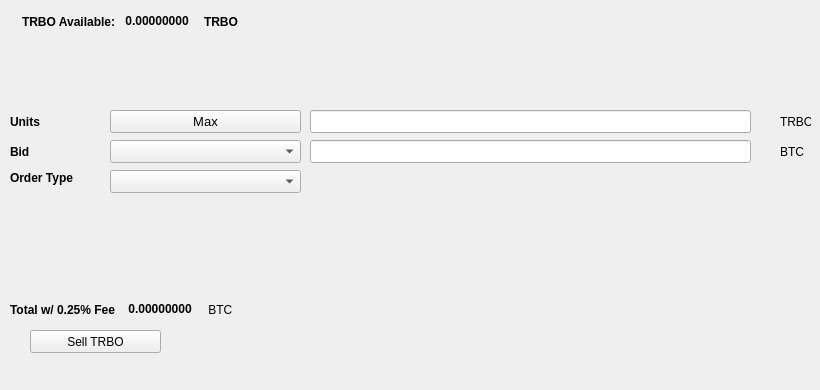
   <widget class="QWidget" name="SellTab">
    <attribute name="title">
     <string>Sell</string>
    </attribute>
    <widget class="QLabel" name="label_16">
     <property name="geometry">
      <rect>
       <x>780</x>
       <y>140</y>
       <width>31</width>
       <height>23</height>
      </rect>
     </property>
     <property name="text">
      <string>BTC</string>
     </property>
    </widget>
    <widget class="QComboBox" name="SellBidcomboBox">
     <property name="geometry">
      <rect>
       <x>110</x>
       <y>140</y>
       <width>191</width>
       <height>23</height>
      </rect>
     </property>
     <property name="font">
      <font>
       <pointsize>10</pointsize>
      </font>
     </property>
    </widget>
    <widget class="QLabel" name="label_18">
     <property name="geometry">
      <rect>
       <x>10</x>
       <y>110</y>
       <width>46</width>
       <height>23</height>
      </rect>
     </property>
     <property name="font">
      <font>
       <weight>75</weight>
       <bold>true</bold>
      </font>
     </property>
     <property name="text">
      <string>Units</string>
     </property>
    </widget>
    <widget class="QPushButton" name="Sell_Max_Amount">
     <property name="geometry">
      <rect>
       <x>110</x>
       <y>110</y>
       <width>191</width>
       <height>23</height>
      </rect>
     </property>
     <property name="font">
      <font>
       <pointsize>10</pointsize>
      </font>
     </property>
     <property name="text">
      <string>Max</string>
     </property>
    </widget>
    <widget class="QLabel" name="label_20">
     <property name="geometry">
      <rect>
       <x>10</x>
       <y>170</y>
       <width>91</width>
       <height>16</height>
      </rect>
     </property>
     <property name="font">
      <font>
       <weight>75</weight>
       <bold>true</bold>
      </font>
     </property>
     <property name="text">
      <string>Order Type</string>
     </property>
    </widget>
    <widget class="QComboBox" name="SellOrdertypeCombo">
     <property name="geometry">
      <rect>
       <x>110</x>
       <y>170</y>
       <width>191</width>
       <height>23</height>
      </rect>
     </property>
     <property name="font">
      <font>
       <pointsize>10</pointsize>
      </font>
     </property>
    </widget>
    <widget class="QLabel" name="label_21">
     <property name="geometry">
      <rect>
       <x>10</x>
       <y>140</y>
       <width>46</width>
       <height>23</height>
      </rect>
     </property>
     <property name="font">
      <font>
       <weight>75</weight>
       <bold>true</bold>
      </font>
     </property>
     <property name="text">
      <string>Bid</string>
     </property>
    </widget>
    <widget class="QLabel" name="label_22">
     <property name="geometry">
      <rect>
       <x>780</x>
       <y>110</y>
       <width>31</width>
       <height>23</height>
      </rect>
     </property>
     <property name="text">
      <string>TRBO</string>
     </property>
    </widget>
    <widget class="QLineEdit" name="UnitsInputTRBO">
     <property name="geometry">
      <rect>
       <x>310</x>
       <y>110</y>
       <width>441</width>
       <height>23</height>
      </rect>
     </property>
     <property name="font">
      <font>
       <pointsize>9</pointsize>
       <weight>75</weight>
       <bold>true</bold>
      </font>
     </property>
    </widget>
    <widget class="QLineEdit" name="SellBidPriceEdit">
     <property name="geometry">
      <rect>
       <x>310</x>
       <y>140</y>
       <width>441</width>
       <height>23</height>
      </rect>
     </property>
     <property name="font">
      <font>
       <pointsize>9</pointsize>
       <weight>75</weight>
       <bold>true</bold>
      </font>
     </property>
    </widget>
    <widget class="QPushButton" name="SellTRBOBTN">
     <property name="geometry">
      <rect>
       <x>30</x>
       <y>330</y>
       <width>131</width>
       <height>23</height>
      </rect>
     </property>
     <property name="text">
      <string>Sell TRBO</string>
     </property>
     <property name="icon">
      <iconset resource="../trbo">
       <normaloff>:/icons/bitcoin</normaloff>:/icons/bitcoin</iconset>
     </property>
    </widget>
    <widget class="QWidget" name="layoutWidget3">
     <property name="geometry">
      <rect>
       <x>22</x>
       <y>12</y>
       <width>258</width>
       <height>19</height>
      </rect>
     </property>
     <layout class="QHBoxLayout" name="horizontalLayout">
      <item>
       <widget class="QLabel" name="label232_2">
        <property name="font">
         <font>
          <weight>75</weight>
          <bold>true</bold>
         </font>
        </property>
        <property name="text">
         <string>TRBO Available:</string>
        </property>
       </widget>
      </item>
      <item>
       <widget class="QLabel" name="TRBOAvailableLabel">
        <property name="palette">
         <palette>
          <active>
           <colorrole role="WindowText">
            <brush brushstyle="SolidPattern">
             <color alpha="255">
              <red>0</red>
              <green>0</green>
              <blue>0</blue>
             </color>
            </brush>
           </colorrole>
           <colorrole role="Button">
            <brush brushstyle="SolidPattern">
             <color alpha="255">
              <red>0</red>
              <green>170</green>
              <blue>0</blue>
             </color>
            </brush>
           </colorrole>
           <colorrole role="Light">
            <brush brushstyle="SolidPattern">
             <color alpha="255">
              <red>0</red>
              <green>255</green>
              <blue>0</blue>
             </color>
            </brush>
           </colorrole>
           <colorrole role="Midlight">
            <brush brushstyle="SolidPattern">
             <color alpha="255">
              <red>0</red>
              <green>212</green>
              <blue>0</blue>
             </color>
            </brush>
           </colorrole>
           <colorrole role="Dark">
            <brush brushstyle="SolidPattern">
             <color alpha="255">
              <red>0</red>
              <green>85</green>
              <blue>0</blue>
             </color>
            </brush>
           </colorrole>
           <colorrole role="Mid">
            <brush brushstyle="SolidPattern">
             <color alpha="255">
              <red>0</red>
              <green>113</green>
              <blue>0</blue>
             </color>
            </brush>
           </colorrole>
           <colorrole role="Text">
            <brush brushstyle="SolidPattern">
             <color alpha="255">
              <red>0</red>
              <green>170</green>
              <blue>0</blue>
             </color>
            </brush>
           </colorrole>
           <colorrole role="BrightText">
            <brush brushstyle="SolidPattern">
             <color alpha="255">
              <red>255</red>
              <green>255</green>
              <blue>255</blue>
             </color>
            </brush>
           </colorrole>
           <colorrole role="ButtonText">
            <brush brushstyle="SolidPattern">
             <color alpha="255">
              <red>0</red>
              <green>0</green>
              <blue>0</blue>
             </color>
            </brush>
           </colorrole>
           <colorrole role="Base">
            <brush brushstyle="SolidPattern">
             <color alpha="255">
              <red>255</red>
              <green>255</green>
              <blue>255</blue>
             </color>
            </brush>
           </colorrole>
           <colorrole role="Window">
            <brush brushstyle="SolidPattern">
             <color alpha="255">
              <red>0</red>
              <green>170</green>
              <blue>0</blue>
             </color>
            </brush>
           </colorrole>
           <colorrole role="Shadow">
            <brush brushstyle="SolidPattern">
             <color alpha="255">
              <red>0</red>
              <green>0</green>
              <blue>0</blue>
             </color>
            </brush>
           </colorrole>
           <colorrole role="AlternateBase">
            <brush brushstyle="SolidPattern">
             <color alpha="255">
              <red>127</red>
              <green>212</green>
              <blue>127</blue>
             </color>
            </brush>
           </colorrole>
           <colorrole role="ToolTipBase">
            <brush brushstyle="SolidPattern">
             <color alpha="255">
              <red>255</red>
              <green>255</green>
              <blue>220</blue>
             </color>
            </brush>
           </colorrole>
           <colorrole role="ToolTipText">
            <brush brushstyle="SolidPattern">
             <color alpha="255">
              <red>0</red>
              <green>0</green>
              <blue>0</blue>
             </color>
            </brush>
           </colorrole>
          </active>
          <inactive>
           <colorrole role="WindowText">
            <brush brushstyle="SolidPattern">
             <color alpha="255">
              <red>0</red>
              <green>0</green>
              <blue>0</blue>
             </color>
            </brush>
           </colorrole>
           <colorrole role="Button">
            <brush brushstyle="SolidPattern">
             <color alpha="255">
              <red>0</red>
              <green>170</green>
              <blue>0</blue>
             </color>
            </brush>
           </colorrole>
           <colorrole role="Light">
            <brush brushstyle="SolidPattern">
             <color alpha="255">
              <red>0</red>
              <green>255</green>
              <blue>0</blue>
             </color>
            </brush>
           </colorrole>
           <colorrole role="Midlight">
            <brush brushstyle="SolidPattern">
             <color alpha="255">
              <red>0</red>
              <green>212</green>
              <blue>0</blue>
             </color>
            </brush>
           </colorrole>
           <colorrole role="Dark">
            <brush brushstyle="SolidPattern">
             <color alpha="255">
              <red>0</red>
              <green>85</green>
              <blue>0</blue>
             </color>
            </brush>
           </colorrole>
           <colorrole role="Mid">
            <brush brushstyle="SolidPattern">
             <color alpha="255">
              <red>0</red>
              <green>113</green>
              <blue>0</blue>
             </color>
            </brush>
           </colorrole>
           <colorrole role="Text">
            <brush brushstyle="SolidPattern">
             <color alpha="255">
              <red>0</red>
              <green>170</green>
              <blue>0</blue>
             </color>
            </brush>
           </colorrole>
           <colorrole role="BrightText">
            <brush brushstyle="SolidPattern">
             <color alpha="255">
              <red>255</red>
              <green>255</green>
              <blue>255</blue>
             </color>
            </brush>
           </colorrole>
           <colorrole role="ButtonText">
            <brush brushstyle="SolidPattern">
             <color alpha="255">
              <red>0</red>
              <green>0</green>
              <blue>0</blue>
             </color>
            </brush>
           </colorrole>
           <colorrole role="Base">
            <brush brushstyle="SolidPattern">
             <color alpha="255">
              <red>255</red>
              <green>255</green>
              <blue>255</blue>
             </color>
            </brush>
           </colorrole>
           <colorrole role="Window">
            <brush brushstyle="SolidPattern">
             <color alpha="255">
              <red>0</red>
              <green>170</green>
              <blue>0</blue>
             </color>
            </brush>
           </colorrole>
           <colorrole role="Shadow">
            <brush brushstyle="SolidPattern">
             <color alpha="255">
              <red>0</red>
              <green>0</green>
              <blue>0</blue>
             </color>
            </brush>
           </colorrole>
           <colorrole role="AlternateBase">
            <brush brushstyle="SolidPattern">
             <color alpha="255">
              <red>127</red>
              <green>212</green>
              <blue>127</blue>
             </color>
            </brush>
           </colorrole>
           <colorrole role="ToolTipBase">
            <brush brushstyle="SolidPattern">
             <color alpha="255">
              <red>255</red>
              <green>255</green>
              <blue>220</blue>
             </color>
            </brush>
           </colorrole>
           <colorrole role="ToolTipText">
            <brush brushstyle="SolidPattern">
             <color alpha="255">
              <red>0</red>
              <green>0</green>
              <blue>0</blue>
             </color>
            </brush>
           </colorrole>
          </inactive>
          <disabled>
           <colorrole role="WindowText">
            <brush brushstyle="SolidPattern">
             <color alpha="255">
              <red>0</red>
              <green>85</green>
              <blue>0</blue>
             </color>
            </brush>
           </colorrole>
           <colorrole role="Button">
            <brush brushstyle="SolidPattern">
             <color alpha="255">
              <red>0</red>
              <green>170</green>
              <blue>0</blue>
             </color>
            </brush>
           </colorrole>
           <colorrole role="Light">
            <brush brushstyle="SolidPattern">
             <color alpha="255">
              <red>0</red>
              <green>255</green>
              <blue>0</blue>
             </color>
            </brush>
           </colorrole>
           <colorrole role="Midlight">
            <brush brushstyle="SolidPattern">
             <color alpha="255">
              <red>0</red>
              <green>212</green>
              <blue>0</blue>
             </color>
            </brush>
           </colorrole>
           <colorrole role="Dark">
            <brush brushstyle="SolidPattern">
             <color alpha="255">
              <red>0</red>
              <green>85</green>
              <blue>0</blue>
             </color>
            </brush>
           </colorrole>
           <colorrole role="Mid">
            <brush brushstyle="SolidPattern">
             <color alpha="255">
              <red>0</red>
              <green>113</green>
              <blue>0</blue>
             </color>
            </brush>
           </colorrole>
           <colorrole role="Text">
            <brush brushstyle="SolidPattern">
             <color alpha="255">
              <red>0</red>
              <green>85</green>
              <blue>0</blue>
             </color>
            </brush>
           </colorrole>
           <colorrole role="BrightText">
            <brush brushstyle="SolidPattern">
             <color alpha="255">
              <red>255</red>
              <green>255</green>
              <blue>255</blue>
             </color>
            </brush>
           </colorrole>
           <colorrole role="ButtonText">
            <brush brushstyle="SolidPattern">
             <color alpha="255">
              <red>0</red>
              <green>85</green>
              <blue>0</blue>
             </color>
            </brush>
           </colorrole>
           <colorrole role="Base">
            <brush brushstyle="SolidPattern">
             <color alpha="255">
              <red>0</red>
              <green>170</green>
              <blue>0</blue>
             </color>
            </brush>
           </colorrole>
           <colorrole role="Window">
            <brush brushstyle="SolidPattern">
             <color alpha="255">
              <red>0</red>
              <green>170</green>
              <blue>0</blue>
             </color>
            </brush>
           </colorrole>
           <colorrole role="Shadow">
            <brush brushstyle="SolidPattern">
             <color alpha="255">
              <red>0</red>
              <green>0</green>
              <blue>0</blue>
             </color>
            </brush>
           </colorrole>
           <colorrole role="AlternateBase">
            <brush brushstyle="SolidPattern">
             <color alpha="255">
              <red>0</red>
              <green>170</green>
              <blue>0</blue>
             </color>
            </brush>
           </colorrole>
           <colorrole role="ToolTipBase">
            <brush brushstyle="SolidPattern">
             <color alpha="255">
              <red>255</red>
              <green>255</green>
              <blue>220</blue>
             </color>
            </brush>
           </colorrole>
           <colorrole role="ToolTipText">
            <brush brushstyle="SolidPattern">
             <color alpha="255">
              <red>0</red>
              <green>0</green>
              <blue>0</blue>
             </color>
            </brush>
           </colorrole>
          </disabled>
         </palette>
        </property>
        <property name="font">
         <font>
          <weight>75</weight>
          <bold>true</bold>
         </font>
        </property>
        <property name="text">
         <string> 0.00000000 </string>
        </property>
        <property name="textInteractionFlags">
         <set>Qt::LinksAccessibleByMouse|Qt::TextSelectableByKeyboard|Qt::TextSelectableByMouse</set>
        </property>
       </widget>
      </item>
      <item>
       <widget class="QLabel" name="labelTRBO">
        <property name="font">
         <font>
          <weight>75</weight>
          <bold>true</bold>
         </font>
        </property>
        <property name="text">
         <string>TRBO</string>
        </property>
       </widget>
      </item>
     </layout>
    </widget>
    <widget class="QWidget" name="layoutWidget">
     <property name="geometry">
      <rect>
       <x>10</x>
       <y>300</y>
       <width>268</width>
       <height>19</height>
      </rect>
     </property>
     <layout class="QHBoxLayout" name="horizontalLayout_2">
      <item>
       <widget class="QLabel" name="label_19">
        <property name="font">
         <font>
          <weight>75</weight>
          <bold>true</bold>
         </font>
        </property>
        <property name="text">
         <string>Total w/ 0.25% Fee </string>
        </property>
       </widget>
      </item>
      <item>
       <widget class="QLabel" name="SellCostLabel">
        <property name="palette">
         <palette>
          <active>
           <colorrole role="WindowText">
            <brush brushstyle="SolidPattern">
             <color alpha="255">
              <red>0</red>
              <green>0</green>
              <blue>0</blue>
             </color>
            </brush>
           </colorrole>
           <colorrole role="Button">
            <brush brushstyle="SolidPattern">
             <color alpha="255">
              <red>0</red>
              <green>170</green>
              <blue>0</blue>
             </color>
            </brush>
           </colorrole>
           <colorrole role="Light">
            <brush brushstyle="SolidPattern">
             <color alpha="255">
              <red>0</red>
              <green>255</green>
              <blue>0</blue>
             </color>
            </brush>
           </colorrole>
           <colorrole role="Midlight">
            <brush brushstyle="SolidPattern">
             <color alpha="255">
              <red>0</red>
              <green>212</green>
              <blue>0</blue>
             </color>
            </brush>
           </colorrole>
           <colorrole role="Dark">
            <brush brushstyle="SolidPattern">
             <color alpha="255">
              <red>0</red>
              <green>85</green>
              <blue>0</blue>
             </color>
            </brush>
           </colorrole>
           <colorrole role="Mid">
            <brush brushstyle="SolidPattern">
             <color alpha="255">
              <red>0</red>
              <green>113</green>
              <blue>0</blue>
             </color>
            </brush>
           </colorrole>
           <colorrole role="Text">
            <brush brushstyle="SolidPattern">
             <color alpha="255">
              <red>0</red>
              <green>170</green>
              <blue>0</blue>
             </color>
            </brush>
           </colorrole>
           <colorrole role="BrightText">
            <brush brushstyle="SolidPattern">
             <color alpha="255">
              <red>255</red>
              <green>255</green>
              <blue>255</blue>
             </color>
            </brush>
           </colorrole>
           <colorrole role="ButtonText">
            <brush brushstyle="SolidPattern">
             <color alpha="255">
              <red>0</red>
              <green>0</green>
              <blue>0</blue>
             </color>
            </brush>
           </colorrole>
           <colorrole role="Base">
            <brush brushstyle="SolidPattern">
             <color alpha="255">
              <red>255</red>
              <green>255</green>
              <blue>255</blue>
             </color>
            </brush>
           </colorrole>
           <colorrole role="Window">
            <brush brushstyle="SolidPattern">
             <color alpha="255">
              <red>0</red>
              <green>170</green>
              <blue>0</blue>
             </color>
            </brush>
           </colorrole>
           <colorrole role="Shadow">
            <brush brushstyle="SolidPattern">
             <color alpha="255">
              <red>0</red>
              <green>0</green>
              <blue>0</blue>
             </color>
            </brush>
           </colorrole>
           <colorrole role="AlternateBase">
            <brush brushstyle="SolidPattern">
             <color alpha="255">
              <red>127</red>
              <green>212</green>
              <blue>127</blue>
             </color>
            </brush>
           </colorrole>
           <colorrole role="ToolTipBase">
            <brush brushstyle="SolidPattern">
             <color alpha="255">
              <red>255</red>
              <green>255</green>
              <blue>220</blue>
             </color>
            </brush>
           </colorrole>
           <colorrole role="ToolTipText">
            <brush brushstyle="SolidPattern">
             <color alpha="255">
              <red>0</red>
              <green>0</green>
              <blue>0</blue>
             </color>
            </brush>
           </colorrole>
          </active>
          <inactive>
           <colorrole role="WindowText">
            <brush brushstyle="SolidPattern">
             <color alpha="255">
              <red>0</red>
              <green>0</green>
              <blue>0</blue>
             </color>
            </brush>
           </colorrole>
           <colorrole role="Button">
            <brush brushstyle="SolidPattern">
             <color alpha="255">
              <red>0</red>
              <green>170</green>
              <blue>0</blue>
             </color>
            </brush>
           </colorrole>
           <colorrole role="Light">
            <brush brushstyle="SolidPattern">
             <color alpha="255">
              <red>0</red>
              <green>255</green>
              <blue>0</blue>
             </color>
            </brush>
           </colorrole>
           <colorrole role="Midlight">
            <brush brushstyle="SolidPattern">
             <color alpha="255">
              <red>0</red>
              <green>212</green>
              <blue>0</blue>
             </color>
            </brush>
           </colorrole>
           <colorrole role="Dark">
            <brush brushstyle="SolidPattern">
             <color alpha="255">
              <red>0</red>
              <green>85</green>
              <blue>0</blue>
             </color>
            </brush>
           </colorrole>
           <colorrole role="Mid">
            <brush brushstyle="SolidPattern">
             <color alpha="255">
              <red>0</red>
              <green>113</green>
              <blue>0</blue>
             </color>
            </brush>
           </colorrole>
           <colorrole role="Text">
            <brush brushstyle="SolidPattern">
             <color alpha="255">
              <red>0</red>
              <green>170</green>
              <blue>0</blue>
             </color>
            </brush>
           </colorrole>
           <colorrole role="BrightText">
            <brush brushstyle="SolidPattern">
             <color alpha="255">
              <red>255</red>
              <green>255</green>
              <blue>255</blue>
             </color>
            </brush>
           </colorrole>
           <colorrole role="ButtonText">
            <brush brushstyle="SolidPattern">
             <color alpha="255">
              <red>0</red>
              <green>0</green>
              <blue>0</blue>
             </color>
            </brush>
           </colorrole>
           <colorrole role="Base">
            <brush brushstyle="SolidPattern">
             <color alpha="255">
              <red>255</red>
              <green>255</green>
              <blue>255</blue>
             </color>
            </brush>
           </colorrole>
           <colorrole role="Window">
            <brush brushstyle="SolidPattern">
             <color alpha="255">
              <red>0</red>
              <green>170</green>
              <blue>0</blue>
             </color>
            </brush>
           </colorrole>
           <colorrole role="Shadow">
            <brush brushstyle="SolidPattern">
             <color alpha="255">
              <red>0</red>
              <green>0</green>
              <blue>0</blue>
             </color>
            </brush>
           </colorrole>
           <colorrole role="AlternateBase">
            <brush brushstyle="SolidPattern">
             <color alpha="255">
              <red>127</red>
              <green>212</green>
              <blue>127</blue>
             </color>
            </brush>
           </colorrole>
           <colorrole role="ToolTipBase">
            <brush brushstyle="SolidPattern">
             <color alpha="255">
              <red>255</red>
              <green>255</green>
              <blue>220</blue>
             </color>
            </brush>
           </colorrole>
           <colorrole role="ToolTipText">
            <brush brushstyle="SolidPattern">
             <color alpha="255">
              <red>0</red>
              <green>0</green>
              <blue>0</blue>
             </color>
            </brush>
           </colorrole>
          </inactive>
          <disabled>
           <colorrole role="WindowText">
            <brush brushstyle="SolidPattern">
             <color alpha="255">
              <red>0</red>
              <green>85</green>
              <blue>0</blue>
             </color>
            </brush>
           </colorrole>
           <colorrole role="Button">
            <brush brushstyle="SolidPattern">
             <color alpha="255">
              <red>0</red>
              <green>170</green>
              <blue>0</blue>
             </color>
            </brush>
           </colorrole>
           <colorrole role="Light">
            <brush brushstyle="SolidPattern">
             <color alpha="255">
              <red>0</red>
              <green>255</green>
              <blue>0</blue>
             </color>
            </brush>
           </colorrole>
           <colorrole role="Midlight">
            <brush brushstyle="SolidPattern">
             <color alpha="255">
              <red>0</red>
              <green>212</green>
              <blue>0</blue>
             </color>
            </brush>
           </colorrole>
           <colorrole role="Dark">
            <brush brushstyle="SolidPattern">
             <color alpha="255">
              <red>0</red>
              <green>85</green>
              <blue>0</blue>
             </color>
            </brush>
           </colorrole>
           <colorrole role="Mid">
            <brush brushstyle="SolidPattern">
             <color alpha="255">
              <red>0</red>
              <green>113</green>
              <blue>0</blue>
             </color>
            </brush>
           </colorrole>
           <colorrole role="Text">
            <brush brushstyle="SolidPattern">
             <color alpha="255">
              <red>0</red>
              <green>85</green>
              <blue>0</blue>
             </color>
            </brush>
           </colorrole>
           <colorrole role="BrightText">
            <brush brushstyle="SolidPattern">
             <color alpha="255">
              <red>255</red>
              <green>255</green>
              <blue>255</blue>
             </color>
            </brush>
           </colorrole>
           <colorrole role="ButtonText">
            <brush brushstyle="SolidPattern">
             <color alpha="255">
              <red>0</red>
              <green>85</green>
              <blue>0</blue>
             </color>
            </brush>
           </colorrole>
           <colorrole role="Base">
            <brush brushstyle="SolidPattern">
             <color alpha="255">
              <red>0</red>
              <green>170</green>
              <blue>0</blue>
             </color>
            </brush>
           </colorrole>
           <colorrole role="Window">
            <brush brushstyle="SolidPattern">
             <color alpha="255">
              <red>0</red>
              <green>170</green>
              <blue>0</blue>
             </color>
            </brush>
           </colorrole>
           <colorrole role="Shadow">
            <brush brushstyle="SolidPattern">
             <color alpha="255">
              <red>0</red>
              <green>0</green>
              <blue>0</blue>
             </color>
            </brush>
           </colorrole>
           <colorrole role="AlternateBase">
            <brush brushstyle="SolidPattern">
             <color alpha="255">
              <red>0</red>
              <green>170</green>
              <blue>0</blue>
             </color>
            </brush>
           </colorrole>
           <colorrole role="ToolTipBase">
            <brush brushstyle="SolidPattern">
             <color alpha="255">
              <red>255</red>
              <green>255</green>
              <blue>220</blue>
             </color>
            </brush>
           </colorrole>
           <colorrole role="ToolTipText">
            <brush brushstyle="SolidPattern">
             <color alpha="255">
              <red>0</red>
              <green>0</green>
              <blue>0</blue>
             </color>
            </brush>
           </colorrole>
          </disabled>
         </palette>
        </property>
        <property name="font">
         <font>
          <weight>75</weight>
          <bold>true</bold>
         </font>
        </property>
        <property name="autoFillBackground">
         <bool>false</bool>
        </property>
        <property name="text">
         <string> 0.00000000</string>
        </property>
        <property name="textInteractionFlags">
         <set>Qt::LinksAccessibleByMouse|Qt::TextSelectableByMouse</set>
        </property>
       </widget>
      </item>
      <item>
       <widget class="QLabel" name="label_17">
        <property name="font">
         <font>
          <weight>50</weight>
          <bold>false</bold>
         </font>
        </property>
        <property name="text">
         <string> BTC</string>
        </property>
       </widget>
      </item>
     </layout>
    </widget>
    <widget class="QLabel" name="label_23">
     <property name="geometry">
      <rect>
       <x>460</x>
       <y>300</y>
       <width>281</width>
       <height>81</height>
      </rect>
     </property>
     <property name="text">
      <string/>
     </property>
     <property name="pixmap">
      <pixmap>:/images/bittrex</pixmap>
     </property>
    </widget>
   </widget>
